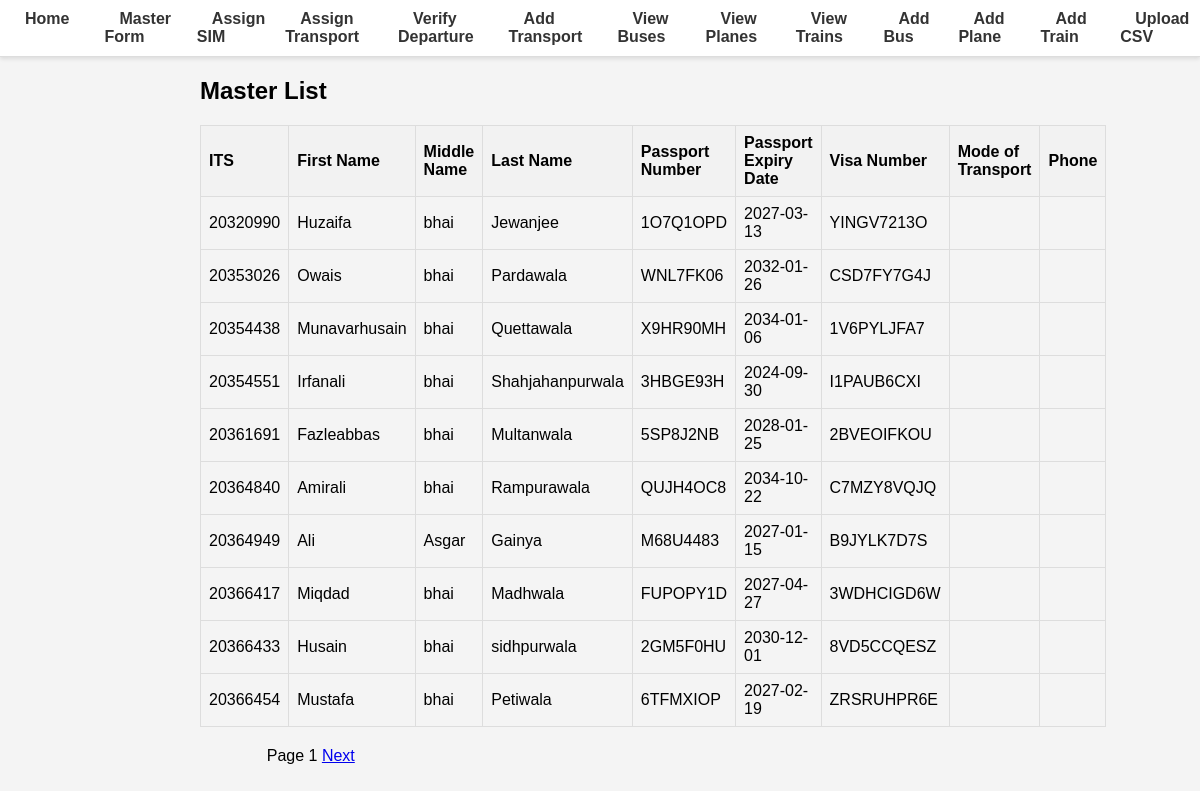
Page /masters/ on the committed database.
### database.py (models this page shows)
class Master(Base):
    __tablename__ = "master"
    ITS = Column(Integer, primary_key=True, index=True)
    first_name = Column(String, index=True)
    middle_name = Column(String, index=True)
    last_name = Column(String, index=True)
    DOB = Column(Date)
    passport_No = Column(String, unique=True, index=True)
    passport_Expiry = Column(Date, index=True)
    Visa_No = Column(String, index=True)
    Mode_of_Transport = Column(String, index=True)
    phone = Column(String, index=True)

### main.py (the view)
@app.get("/masters/")
def get_masters(request: Request, page: int = 1, db: Session = Depends(get_db)):
    page_size = 10
    masters = db.query(Master).offset((page - 1) * page_size).limit(page_size).all()
    total_masters = db.query(func.count(Master.ITS)).scalar()
    return templates.TemplateResponse("masters.html", {"request": request, "masters": masters, "total_masters": total_masters, "page": page, "page_size": page_size})

### templates/masters.html (shortened to what this page needs)
{% extends "base.html" %}
{% block content %}
<h2>Master List</h2>
<table>
    <tr>
        <th>ITS</th>
        <th>First Name</th>
        <th>Middle Name</th>
        <th>Last Name</th>
        <th>Passport Number</th>
        <th>Passport Expiry Date</th>
        <th>Visa Number</th>
        <th>Mode of Transport</th>
        <th>Phone</th>
    </tr>
    {% for master in masters %}
    <tr>
        <td>{{ master.ITS }}</td>
        <td>{{ master.first_name }}</td>
        <td>{{ master.middle_name }}</td>
        <td>{{ master.last_name }}</td>
        <td>{{ master.passport_No }}</td>
        <td>{{ master.passport_Expiry }}</td>
        <td>{{ master.Visa_No }}</td>
        <td>{{ master.Mode_of_Transport }}</td>
        <td>{{ master.phone }}</td>
    </tr>
    {% endfor %}
</table>
<div>
    <span>Page {{ page }}</span>
    <a href="/masters/?page={{ page + 1 }}" {% if (page * page_size) >= total_masters %}style="visibility:hidden;"{% endif %}>Next</a>
</div>
{% endblock %}

### templates/base.html (shortened to what this page needs)
<!DOCTYPE html>
<html lang="en">
<head>
    <link rel="stylesheet" href="/static/styles.css">
</head>
<body>
    <nav>
        <ul>
            <li><a href="/">Home</a></li>
            <li><a href="/master-form">Master Form</a></li>
            <li><a href="/assign-sim-form">Assign SIM</a></li>
            <li><a href="/assign-transport-form">Assign Transport</a></li>
            <li><a href="/verify-departure-form">Verify Departure</a></li>
            <li><a href="/add-transport-form">Add Transport</a></li>
            <li><a href="/view-buses/">View Buses</a></li>
            <li><a href="/view-planes/">View Planes</a></li>
            <li><a href="/view-trains/">View Trains</a></li>
            <li><a href="/add-bus/">Add Bus</a></li>
            <li><a href="/add-plane/">Add Plane</a></li>
            <li><a href="/add-train/">Add Train</a></li>
            <li><a href="/upload-csv/">Upload CSV</a></li>
        </ul>
    </nav>
    <div class="container">
        {% block content %}{% endblock %}
    </div>
</body>
</html>

### static/styles.css (style rules this page uses)
body { font-family: Arial, sans-serif; margin: 0; padding: 0; background-color: #f4f4f4; }
nav { background-color: #fff; border-bottom: 1px solid #ddd; padding: 10px; display: flex; justify-content: center; box-shadow: 0 2px 4px rgba(0, 0, 0, 0.1); }
nav ul { list-style: none; margin: 0; padding: 0; display: flex; gap: 20px; }
nav ul li { display: inline; }
nav a { color: #333; text-decoration: none; font-weight: bold; padding: 10px 15px; border-radius: 3px; transition: background-color 0.3s, color 0.3s; }
.container { max-width: 800px; margin: 0 auto; }
table { width: 100%; border-collapse: collapse; margin-bottom: 20px; }
table, th, td { border: 1px solid #ddd; }
th, td { padding: 8px; text-align: left; }
th { background-color: #f2f2f2; }

### rows in the picture
Master: ITS "20320990", first_name "Huzaifa", middle_name "bhai", last_name "Jewanjee", passport_No "1O7Q1OPD", passport_Expiry "2027-03-13", Visa_No "YINGV7213O"
Master: ITS "20353026", first_name "Owais", middle_name "bhai", last_name "Pardawala", passport_No "WNL7FK06", passport_Expiry "2032-01-26", Visa_No "CSD7FY7G4J"
Master: ITS "20354438", first_name "Munavarhusain", middle_name "bhai", last_name "Quettawala", passport_No "X9HR90MH", passport_Expiry "2034-01-06", Visa_No "1V6PYLJFA7"
Master: ITS "20354551", first_name "Irfanali", middle_name "bhai", last_name "Shahjahanpurwala", passport_No "3HBGE93H", passport_Expiry "2024-09-30", Visa_No "I1PAUB6CXI"
Master: ITS "20361691", first_name "Fazleabbas", middle_name "bhai", last_name "Multanwala", passport_No "5SP8J2NB", passport_Expiry "2028-01-25", Visa_No "2BVEOIFKOU"
Master: ITS "20364840", first_name "Amirali", middle_name "bhai", last_name "Rampurawala", passport_No "QUJH4OC8", passport_Expiry "2034-10-22", Visa_No "C7MZY8VQJQ"
Master: ITS "20364949", first_name "Ali", middle_name "Asgar", last_name "Gainya", passport_No "M68U4483", passport_Expiry "2027-01-15", Visa_No "B9JYLK7D7S"
Master: ITS "20366417", first_name "Miqdad", middle_name "bhai", last_name "Madhwala", passport_No "FUPOPY1D", passport_Expiry "2027-04-27", Visa_No "3WDHCIGD6W"
Master: ITS "20366433", first_name "Husain", middle_name "bhai", last_name "sidhpurwala", passport_No "2GM5F0HU", passport_Expiry "2030-12-01", Visa_No "8VD5CCQESZ"
Master: ITS "20366454", first_name "Mustafa", middle_name "bhai", last_name "Petiwala", passport_No "6TFMXIOP", passport_Expiry "2027-02-19", Visa_No "ZRSRUHPR6E"

### other values in the picture
{{ page }} "1"
